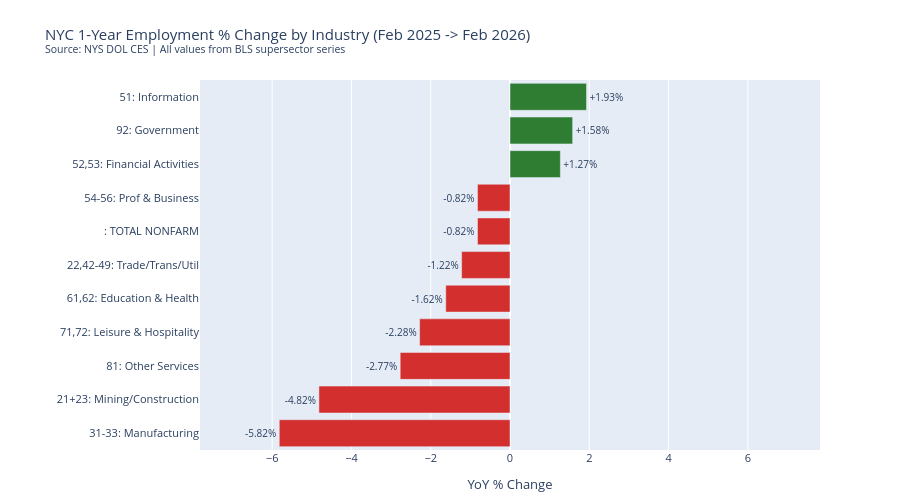

The cell this chart's notebook holds for it:
### Markdown cell above
---
## Step 2.4: Chart 1 — YoY % Change by Industry

All 10 BLS supersectors plus Total Nonfarm.

### Code cell
chart_df = df.sort_values('YoY %', ascending=True).copy()
chart_df['label'] = chart_df['NAICS'].replace({'': ''}) + ': ' + chart_df['Industry'].map(short)

colors = ['#d32f2f' if v < 0 else '#2e7d32' for v in chart_df['YoY %']]

x_vals = chart_df['YoY %'].values
x_range = max(abs(x_vals.min()), abs(x_vals.max()))

fig = go.Figure()
fig.add_trace(go.Bar(
    y=chart_df['label'], x=chart_df['YoY %'], orientation='h',
    marker_color=colors,
    text=[f'{v:+.2f}%' for v in chart_df['YoY %']],
    textposition='outside', textfont_size=10, cliponaxis=False,
))

fig.update_layout(
    title='NYC 1-Year Employment % Change by Industry (Feb 2025 -> Feb 2026)<br><sup>Source: NYS DOL CES | All values from BLS supersector series</sup>',
    xaxis_title='YoY % Change', yaxis_title='',
    xaxis_range=[-(x_range + 2), x_range + 2],
    height=500, margin=dict(l=200, r=80, t=80, b=50), font=dict(size=11),
)
fig.show()

### Figure 1 — Plotly figure (JSON) as saved in the notebook; plotly's stock layout.template omitted (floating-point values rounded to 4 significant figures)
{"data": [{"cliponaxis": false, "marker": {"color": ["#d32f2f", "#d32f2f", "#d32f2f", "#d32f2f", "#d32f2f", "#d32f2f", "#d32f2f", "#d32f2f", "#2e7d32", "#2e7d32", "#2e7d32"]}, "orientation": "h", "text": ["-5.82%", "-4.82%", "-2.77%", "-2.28%", "-1.62%", "-1.22%", "-0.82%", "-0.82%", "+1.27%", "+1.58%", "+1.93%"], "textfont": {"size": 10}, "textposition": "outside", "type": "bar", "x": [-5.82, -4.82, -2.77, -2.28, -1.62, -1.22, -0.82, -0.82, 1.27, 1.58, 1.93], "y": ["31-33: Manufacturing", "21+23: Mining/Construction", "81: Other Services", "71,72: Leisure & Hospitality", "61,62: Education & Health", "22,42-49: Trade/Trans/Util", ": TOTAL NONFARM", "54-56: Prof & Business", "52,53: Financial Activities", "92: Government", "51: Information"]}], "layout": {"font": {"size": 11}, "height": 500, "margin": {"b": 50, "l": 200, "r": 80, "t": 80}, "title": {"text": "NYC 1-Year Employment % Change by Industry (Feb 2025 -> Feb 2026)<br><sup>Source: NYS DOL CES | All values from BLS supersector series</sup>"}, "xaxis": {"range": [-7.82, 7.82], "title": {"text": "YoY % Change"}}, "yaxis": {"title": {"text": ""}}}}
